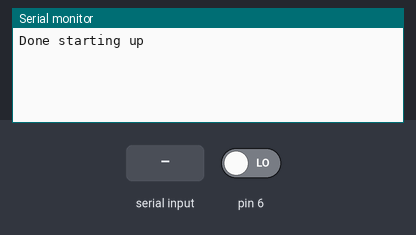
This sketch was run on a simulated Arduino Uno, built with avr-gcc and run on an emulated ATmega328P. Parts: the last lines printed to the serial monitor. The inputs (shaded band) are chosen by the test bench; at power-on: pin 6 LOW.

Above: at 1.2 s.
1.3 s: pin 6 driven HIGH
At 1.58 s:
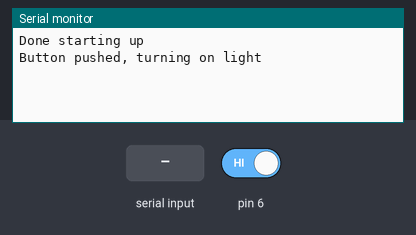
3.2 s: "LIGHT" received over Serial
At 4.83 s:
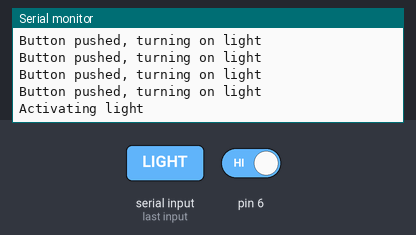
6.0 s: "OFF" received over Serial
At 7.63 s:
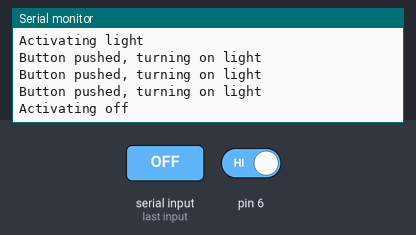
8.8 s: "LOW" received over Serial
At 10.43 s:
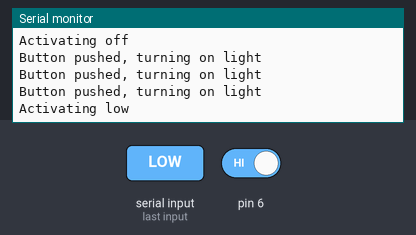
11.6 s: "MED" received over Serial
At 13.23 s:
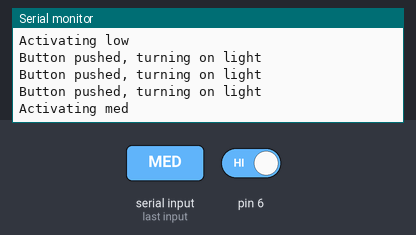
14.4 s: "HIGH" received over Serial
At 16.03 s:
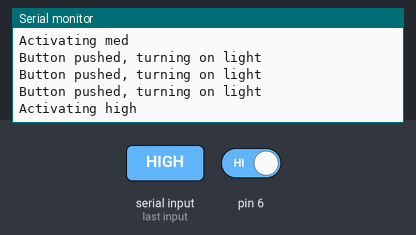

The sketch:

fan_radio_test.ino
```cpp
#include <RCSwitch.h>

enum Buttons {
  LIGHT,
  FAN_OFF,
  FAN_LOW,
  FAN_MED,
  FAN_HIGH,
};

#define CHANNEL "1011"
#define PRE "0" CHANNEL "1"
const char* button_commands[] = {
  PRE "111110",
  PRE "111101",
  PRE "110111",
  PRE "101111",
  PRE "011111"
};

RCSwitch radio = RCSwitch();

void setup() {
  Serial.begin(9600);

  pinMode(6, INPUT);

  radio.enableTransmit(10);
  radio.setProtocol(6);
  radio.setPulseLength(350);
  radio.setRepeatTransmit(5);

  Serial.println("Done starting up");
}

void loop() {
  while (Serial.available()) {
    String command = Serial.readString();
    if (command == "LIGHT") {
      Serial.println("Activating light");
      radio.send(button_commands[LIGHT]);
    } else if (command == "OFF") {
      Serial.println("Activating off");
      radio.send(button_commands[FAN_OFF]);
    } else if (command == "LOW") {
      Serial.println("Activating low");
      radio.send(button_commands[FAN_LOW]);
    } else if (command == "MED") {
      Serial.println("Activating med");
      radio.send(button_commands[FAN_MED]);
    } else if (command == "HIGH") {
      Serial.println("Activating high");
      radio.send(button_commands[FAN_HIGH]);
    }
  }

  if (digitalRead(6) == HIGH) {
    Serial.println("Button pushed, turning on light");
    radio.send(button_commands[LIGHT]);
  }
}
```

Measured:
- after the input at 1.3 s, the serial monitor: prints a new line at once (image 1)
- after the input at 3.2 s, the serial monitor: prints a new line after 1.4 s (image 2)
- after the input at 6.0 s, the serial monitor: prints a new line after 1.4 s (image 3)
- after the input at 8.8 s, the serial monitor: prints a new line after 1.4 s (image 4)
- after the input at 11.6 s, the serial monitor: prints a new line after 1.4 s (image 5)
- after the input at 14.4 s, the serial monitor: prints a new line after 1.4 s (image 6)
